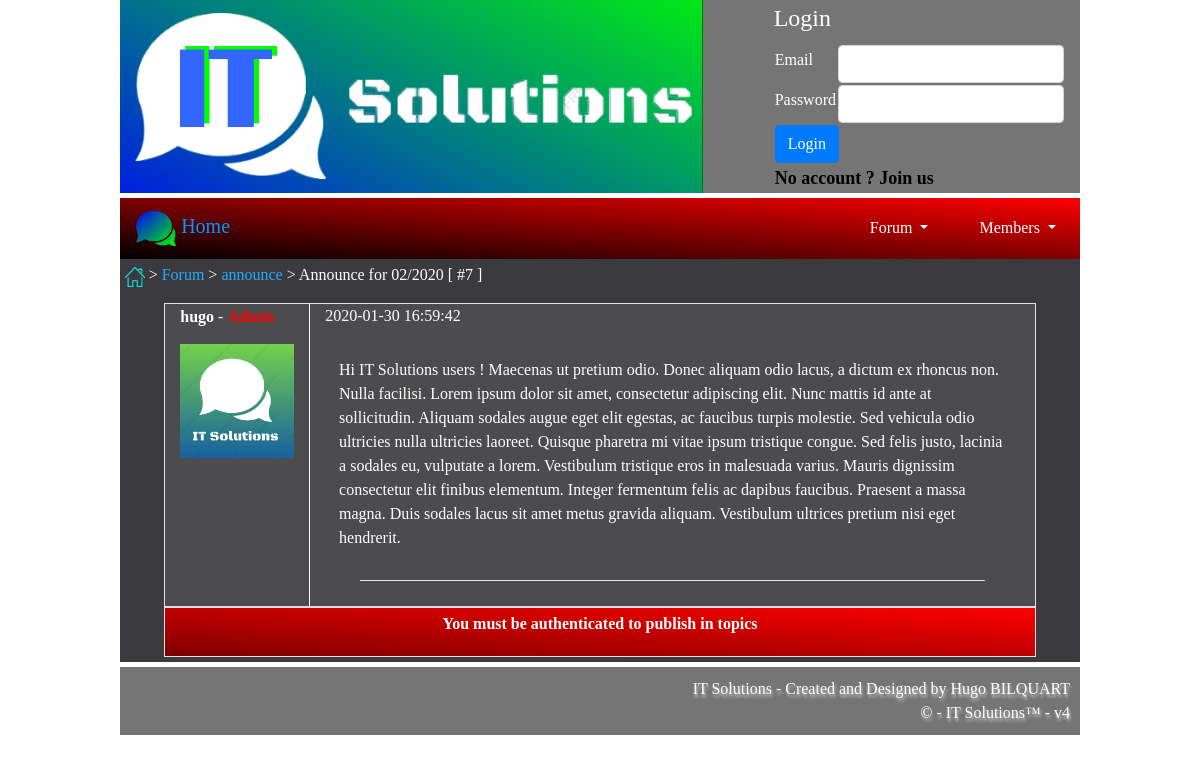
Page /index.php?page=topic&value=7 on the committed database.
### tables this page shows
CREATE TABLE `topics` (
	`id`	INTEGER NOT NULL PRIMARY KEY AUTOINCREMENT,
	`topic_name`	TEXT NOT NULL,
	`topic_owner`	TEXT NOT NULL,
	`options`	TEXT,
	`theme`	TEXT NOT NULL,
	`creation_date`	TEXT NOT NULL,
	`complete`	INTEGER NOT NULL DEFAULT 0,
	`visible`	INTEGER NOT NULL DEFAULT 1
);

CREATE TABLE `messages` (
	`id`	INTEGER NOT NULL PRIMARY KEY AUTOINCREMENT,
	`id_topic`	INTEGER NOT NULL,
	`id_user`	INTEGER NOT NULL,
	`publish_date`	TEXT NOT NULL,
	`content`	TEXT NOT NULL,
	`visible`	TEXT NOT NULL DEFAULT 1
);

CREATE TABLE `users` (
	`id`	INTEGER NOT NULL PRIMARY KEY AUTOINCREMENT,
	`name`	TEXT NOT NULL,
	`password`	TEXT NOT NULL,
	`email`	TEXT NOT NULL,
	`role`	INTEGER NOT NULL DEFAULT 1,
	`profile_pic`	TEXT NOT NULL,
	`country`	TEXT,
	`birth_date`	TEXT,
	`biography`	TEXT,
	`signature`	TEXT,
	`registration_date`	DATETIME NOT NULL,
	`isMuted`	INTEGER NOT NULL DEFAULT 0
);

### functions.php (called while the page is built, shortened)
<?php
	function roleINT_CHAR($role) {
		switch ($role) {
			case '3':
				$roleChar = "Admin";
				break;
		}
		return $roleChar;
	}
			?>

### topic.php (the view, shortened to what this page needs)
		<?php
	$req = 'SELECT id,theme,topic_name,topic_owner,options,complete FROM topics WHERE id="'.$_GET['value'].'"';
	$results = $connBDD->query($req);
	$line = $results->fetch();
	$topic_name = $line["topic_name"];
	echo '<p><a href="index.php?page=home"><img src="images/icons/home.png" alt="home_button" id="home_button"></a>
		 > <a href="index.php?page=forum" class="userLink">Forum</a>
		 > <a href="index.php?page=forum&category='.$line["theme"].'" class="userLink">'.$line["theme"].'</a>
		 > '.$topic_name.' [ #'.$line["id"].' ]</p>';
	$req_msg = 'SELECT users.id,name,role,profile_pic,signature,publish_date,content,visible FROM users INNER JOIN messages ON users.id = messages.id_user WHERE messages.id_topic ='.$_GET["value"];
	$msg = $connBDD->query($req_msg);
	$msg_data = $msg->fetchAll();
	$req_count = 'SELECT count(id) AS count FROM messages WHERE id_topic = '.$_GET["value"];
	$result = $connBDD->query($req_count);
	$count = $result->fetch();
	$count = $count['count'];
	for($i=0;$i<$count;$i++) {
		$topic_user = $msg_data[$i]['name'];
		$topic_role = roleINT_CHAR($msg_data[$i]['role']);
		$topic_pp = $msg_data[$i]['profile_pic'];
		$topic_signature = $msg_data[$i]['signature'];
		$topic_publishDate = $msg_data[$i]['publish_date'];
		$topic_content = $msg_data[$i]['content'];
		$topic_visible = $msg_data[$i]['visible'];
		if($topic_visible == 1) {
		?>
			<div class="col-md-11 topic-message">
				<div class="row border">
					<div class="col-sm-2 name-area">
						<span><b><?php echo $topic_user; ?></b> - <span class="<?php echo strtolower($topic_role); ?>_role"><?php echo $topic_role; ?></span></span>
					</div>
					<div class="col-sm-10">
						<p><?php echo $topic_publishDate; ?></p>
					</div>
					<div class="col-sm-2 topic-pp-area">
						<a class="userLink" href="index.php?page=profile&user=<?php echo $topic_user; ?>" title="Profile of <?php echo $topic_user; ?>">
							<img src="<?php echo $topic_pp; ?>" alt="<?php echo $topic_pp; ?>" class="topic_pp">
						</a>
					</div>
					<div class="col-sm-10 topic-msg-content">
						<p><?php echo $topic_content; ?></p>
					</div>
					<div class="col-sm-2 empty"></div>
					<div class="col-sm-10 text-center align-middle signature-area">
						<hr>
						<span><?php echo $topic_signature; ?></span>
					</div>
				</div>
			</div>
		<?php
		}
	}
?>
			<div class="col-md-11 topic-message">
				<div class="row border">
				<?php
					if($_SESSION) {
						if($line['complete'] == 1 && $_SESSION['role'] != 3) {
							?>
							<div class="col-md-12 topic-message" id="topic_msg_denied">
								<p>You can\'t post on a completed topic</p>
							</div>
							<?php
						}
						else if($_SESSION['isMuted'] == 1) {
							?>
							<div class="col-md-12 topic-message" id="topic_msg_denied">
								<p>Your are not allowed to publish on the forum</p>
							</div>
							<?php
						}
						else if($line['options'] == 'readOnly' && $_SESSION['userName'] != $line['topic_owner']) {
							?>
							<div class="col-md-12 topic-message" id="topic_msg_denied">
								<p>This topic is editable only by his owner</p>
							</div>
							<?php
						}
						else if($line['options'] == 'staffOnly' && $_SESSION['role'] == 1) {
							?>
							<div class="col-md-12 topic-message" id="topic_msg_denied">
								<p>Only staff is allowed to publish on this topic</p>
							</div>
							<?php
						}
						else {
							?>
							<div class="form-group col-md-12 form-part text-center topic-message">
								<form method="POST" id="newMsg">
									<p class="form-part-title">RE : <?php echo $topic_name; ?></p>
									<hr>
									<p>
										<label for="newMessageArea">Type your message here</label>
										<textarea class="form-control" id="newMessageArea" name="newMessageArea" rows="10" onchange=""></textarea>
									</p>
									<input type="submit" class="btn btn-primary form-control" name="submit" value="Publish message">
								</form>
							</div>
							<?php
						}
					}
					else {
						?>
						<div class="col-md-12 topic-message" id="topic_msg_denied">
							<p>You must be authenticated to publish in topics</p>
						</div>
						<?php
					}
				?>
				</div>
			</div>

### style/style.css (style rules this page uses)
body { background: url(../images/wallpaper_default.png); display: cover; font-family: index; color: white; margin: auto; }
h1,h2,h3,span,p,a { font-family: index; color: white; }
hr { margin-left: 5px; width: 80%; height: 2px; border-radius: 30px; background-color: white; }
a { color: #83caf7; }
a.userLink { color: #24abff; text-decoration: none; transition-duration: 0.3s; }
span.admin_role { color: red; font-weight: bold; }

### style/style_forum.css (style rules this page uses)
#home_button { height: 20px; width: 20px; }
.topic-message { margin: auto; background-color: rgba(102,102,102,0.4); }
.name-area { border-right: solid 1px white; }
.topic-pp-area { text-align: center; padding: 0; border-right: solid 1px white; }
img.topic_pp { float: left; width: 100%; margin: 0; }
.topic-msg-content p { padding: 2%; }
.signature-area hr { width: 90%; margin: auto; }
.signature-area span { padding: 5%; }
.empty { border-right: solid 1px white; }
#topic_msg_denied { background: linear-gradient(to right top, maroon, red); margin: auto; text-align: center; }
#topic_msg_denied p { padding: 0.5%; font-weight: bold; }

### rows in the picture
topics: theme "announce", topic_name "Announce for 02/2020", id "7"
messages: id_user.name "hugo", publish_date "2020-01-30 16:59:42", id_user.profile_pic (picture), content "Hi IT Solutions users ! Maecenas ut pretium odio. Donec aliquam odio lacus, a dictum ex rhoncus non. Nulla facilisi. Lorem ipsum dolor sit amet, consectetur adipiscing elit. Nunc mattis id ante at sollicitudin. Aliquam sodales augue eget elit egestas, ac faucibus turpis molestie. Sed vehicula odio ultricies nulla ultricies laoreet. Quisque pharetra mi vitae ipsum tristique congue. Sed felis justo, lacinia a sodales eu, vulputate a lorem. Vestibulum tristique eros in malesuada varius. Mauris dignissim consectetur elit finibus elementum. Integer fermentum felis ac dapibus faucibus. Praesent a massa magna. Duis sodales lacus sit amet metus gravida aliquam. Vestibulum ultrices pretium nisi eget…"
